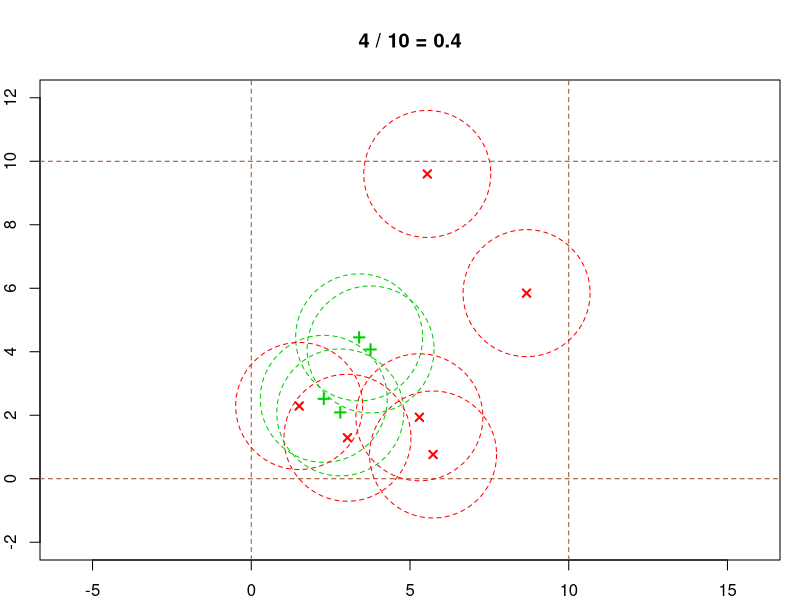

Generate this figure with R:
# Priklad 12

a <- 10
r <- 2
n <- 10

par (mfrow = c(1,1), mar = c (2,2,4,1))
plot (c(-r, a+r), c(-r, a+r), type = "n", asp = 1)
abline (h = 0, col = "sienna", lty = 2)
abline (h = a, col = "sienna", lty = 2)
abline (v = 0, col = "sienna", lty = 2)
abline (v = a, col = "sienna", lty = 2)

# Generovani souradnic stredu micku 
Sx <- runif (n, min = 0, max = a) 
Sy <- runif (n, min = 0, max = a) 

V <- data.frame (cbind (Sx, Sy))
V$ok <- (V$Sx > r) & (V$Sx < a - r) & (V$Sy > r) & (V$Sy < a - r)
V$color <- ifelse (V$ok, "#00cc00", "#ff0000")
V$symbol <- ifelse (V$ok, 3, 4)

points (V$Sx, V$Sy, col = V$color, pch = V$symbol, lwd = 2)
nA <- sum (V$ok)
fA <- nA / n
title (main = paste (nA, "/", n, "=", fA))

# zakomentujte nasl. radek, pokud nechcete kreslit obrys micku (vhodne obzvlast pro velka n)
symbols (V$Sx, V$Sy, circles = rep (r, nrow (V)), fg = V$color, lty = 2, inches = FALSE, add = TRUE)

# Ukol: modifikujte reseni sit s oky tvaru obdelniku o stranach delek a, b